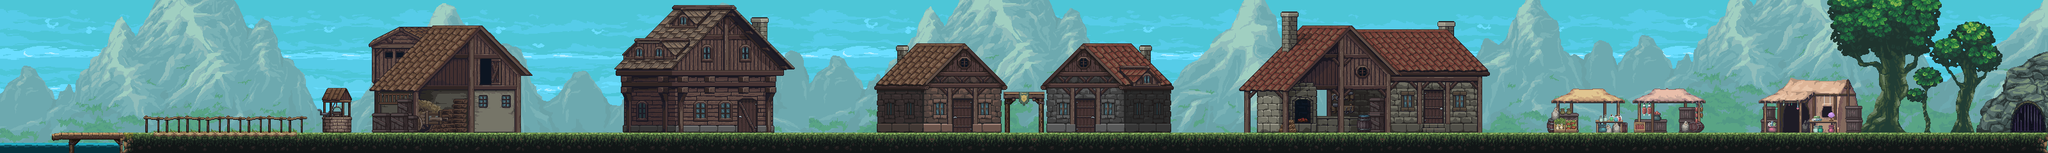

Below is a game level as drawn by its tile map, then a one-line description and the .tmx that defines it (tile-layer data replaced by summaries):
An orthogonal 200x15 tile map with 16x16 px tiles, 7 tile layers (Background, Background2, Ground, BUILD, ...), 8 tilesets and 24 objects (entrance, Home1, Home2, Floor, Blacksmith, ...).

<map version="1.10" tiledversion="1.12.1" orientation="orthogonal" renderorder="right-down" width="200" height="15" tilewidth="16" tileheight="16" infinite="0" nextlayerid="9" nextobjectid="26">
 <tileset firstgid="1" source="SSW/Background_day5.tsx" />
 <tileset firstgid="3201" source="SSW/MainLevBuild.tsx" />
 <tileset firstgid="8449" source="SSW/background_day1.tsx" />
 <tileset firstgid="9649" source="SSW/Tavern.tsx" />
 <tileset firstgid="13321" source="SSW/VP2_Main.tsx" />
 <tileset firstgid="14673" source="SSW/VP2_Main (2).tsx" />
 <tileset firstgid="18225" source="SSW/Decoratives.tsx" />
 <tileset firstgid="23373" source="SSW/mainlev_build1.tsx" />
 <layer id="1" name="Background" width="200" height="15">
  <data>[3000 cells, 2200 non-empty, 440 distinct tile ids]</data>
 </layer>
 <layer id="4" name="Background2" width="200" height="15">
  <data>[3000 cells, 3000 non-empty, 1348 distinct tile ids]</data>
 </layer>
 <layer id="2" name="Ground" width="200" height="15">
  <data>[3000 cells, 404 non-empty, 27 distinct tile ids]</data>
 </layer>
 <layer id="5" name="BUILD" width="200" height="15">
  <data>[3000 cells, 1180 non-empty, 1156 distinct tile ids]</data>
 </layer>
 <layer id="6" name="BUILD2" width="200" height="15">
  <data>[3000 cells, 132 non-empty, 108 distinct tile ids]</data>
 </layer>
 <layer id="7" name="BUILD3" width="200" height="15">
  <data>[3000 cells, 247 non-empty, 247 distinct tile ids]</data>
 </layer>
 <layer id="8" name="BUILD4" width="200" height="15">
  <data>[3000 cells, 16 non-empty, 16 distinct tile ids]</data>
 </layer>
 <objectgroup id="3" name="物件層 1">
  <object id="1" name="entrance" x="1600" y="198" />
  <object id="2" name="Home1" x="1505.33" y="196" />
  <object id="3" name="Home2" x="1696" y="198.667" />
  <object id="4" name="Floor" x="1634" y="218.667" />
  <object id="6" name="Blacksmith" x="2076" y="196" />
  <object id="7" name="Grocer" x="2545.33" y="196" />
  <object id="8" name="RuneMaster" x="2798.67" y="196" />
  <object id="9" name="Tavern Door" x="1168" y="196" />
  <object id="10" name="Water" x="528" y="197.333" />
  <object id="11" name="Crops1" x="445.333" y="198.667" />
  <object id="12" name="Crops2" x="412" y="198.667" />
  <object id="13" name="Crops3" x="381.333" y="200" />
  <object id="14" name="Crops4" x="349.333" y="201.333" />
  <object id="15" name="Crops5" x="317.333" y="202.667" />
  <object id="16" name="Crops6" x="286.667" y="202.667" />
  <object id="17" name="Crops7" x="253.333" y="201.333" />
  <object id="18" name="Farmer" x="770.667" y="194.667" />
  <object id="19" name="Obstacle" x="0" y="113.333" width="78.6667" height="126.667" />
  <object id="20" name="Fishing spot" x="144" y="197.333" />
  <object id="21" name="lumberyard" x="3012" y="196" />
  <object id="22" name="Quarry" x="3169.33" y="196" />
  <object id="23" name="Headman" x="1288.67" y="198" />
  <object id="24" name="Bard1" x="861.333" y="198" />
  <object id="25" name="Bard2" x="898" y="197.333" />
 </objectgroup>
</map>
